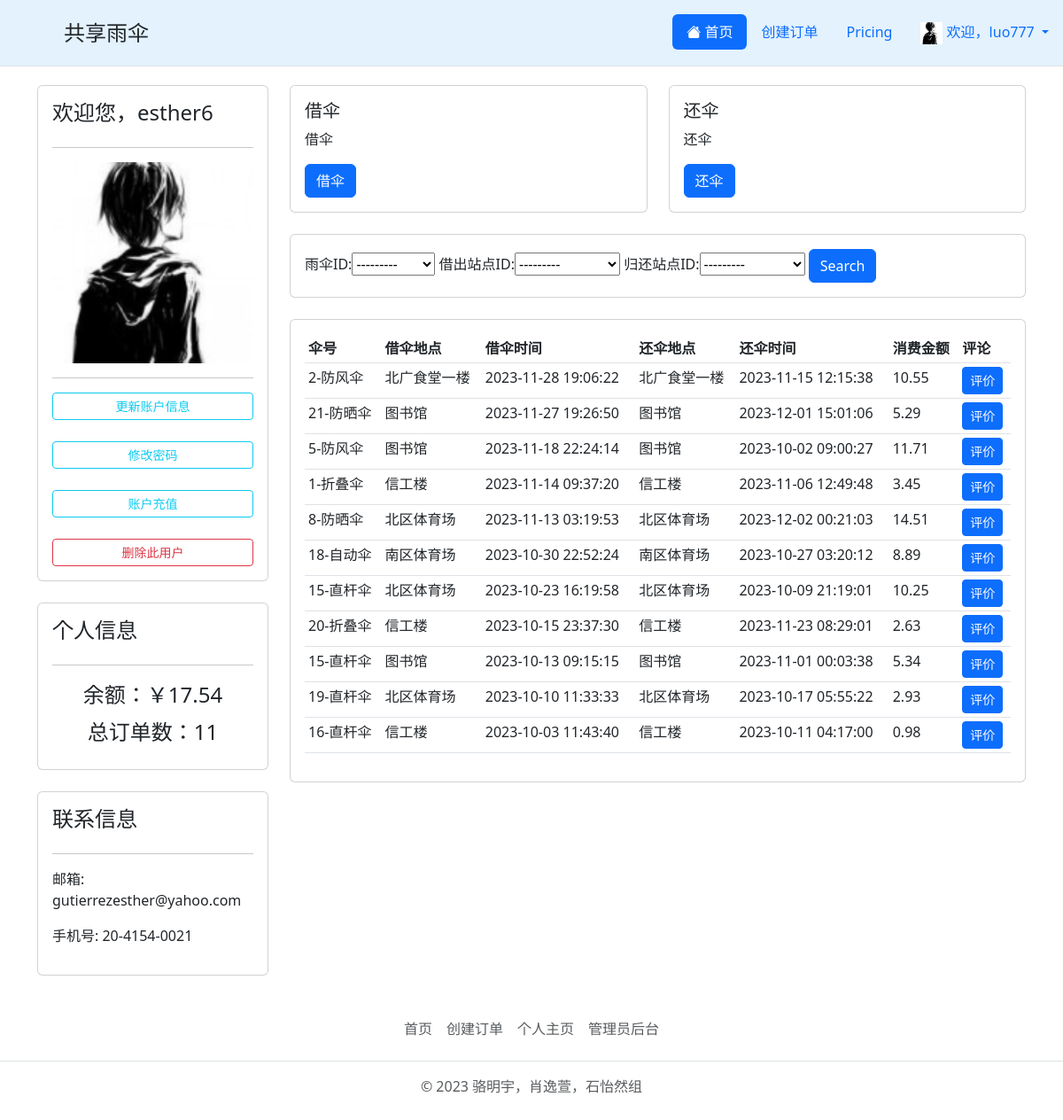
/user/esther6/ (signed in), run on the app's committed database.
### UmbrellaApp/models.py (models this page shows)
class User(AbstractUser):
    user_id = models.AutoField(primary_key=True, verbose_name="用户ID")
    user_real_name = models.CharField(verbose_name="用户真实姓名", max_length=50, unique=True)
    user_number = models.CharField(verbose_name="用户学工号", max_length=50)
    user_school = models.CharField(verbose_name="用户学校", max_length=50)
    user_balance = models.DecimalField(verbose_name="用户账户余额", max_digits=10, decimal_places=2, default=0.00)
    user_umbrella_id = models.ForeignKey(Umbrella, on_delete=models.SET_NULL, verbose_name="用户目前使用的伞号",
                                         null=True, blank=True)
    user_photo = models.ImageField(verbose_name='头像', blank=True, default='default_logo.jpg',
                                   upload_to='upload/user_logo/')
    user_phone = models.CharField(verbose_name="用户手机号", max_length=11, unique=True)
    user_last_login_date = models.DateTimeField(verbose_name="用户上次登录时间", null=True, blank=True, auto_now=True)
    user_registration_date = models.DateTimeField(verbose_name="用户注册日期", default=timezone.now)
    class Meta:
        verbose_name = "用户信息表"
        verbose_name_plural = verbose_name
    def __str__(self):
        return self.username

class Umbrella(models.Model):
    umbrella_id = models.AutoField(primary_key=True, verbose_name="伞ID")
    umbrella_warehousing_date = models.DateTimeField(verbose_name="入库日期")
    umbrella_type_id = models.ForeignKey(UmbrellaType, on_delete=models.SET_NULL, verbose_name="伞类型", null=True)
    umbrella_last_used_date = models.DateTimeField(verbose_name="上次使用日期", null=True, blank=True)
    umbrella_cost_price = models.FloatField(verbose_name="伞成本价")
    umbrella_scrapped = models.BooleanField(verbose_name="是否报废", default=False)
    class Meta:
        verbose_name = "雨伞信息表"
        verbose_name_plural = verbose_name
    def __str__(self):
        return str(self.umbrella_id) + '-' + str(self.umbrella_type_id)

class Diary(models.Model):
    diary_id = models.AutoField(primary_key=True, verbose_name="日志ID")
    user_id = models.ForeignKey(User, on_delete=models.CASCADE, verbose_name="用户ID")
    umbrella_id = models.ForeignKey(Umbrella, on_delete=models.CASCADE, verbose_name="雨伞ID")
    lending_site_id = models.ForeignKey(Site, on_delete=models.SET_NULL, verbose_name="借出站点ID", null=True,
                                        blank=True, related_name='lending_site')
    lending_lay_id = models.CharField(verbose_name="借出详细序号", max_length=50)
    lending_time = models.DateTimeField(verbose_name="借出时间")
    return_site_id = models.ForeignKey(Site, on_delete=models.SET_NULL, verbose_name="归还站点ID", null=True,
                                       blank=True, related_name='return_site')
    return_lay_id = models.CharField(verbose_name="归还详细序号", null=True, blank=True, max_length=50)
    return_time = models.DateTimeField(verbose_name="归还时间", null=True, blank=True, )
    order_price = models.FloatField(verbose_name="本次费用")
    class Meta:
        verbose_name = "日志表"
        verbose_name_plural = verbose_name

class UmbrellaType(models.Model):
    umbrella_type_id = models.AutoField(primary_key=True, verbose_name="伞类型ID")
    umbrella_type = models.CharField(verbose_name="伞类型", max_length=50)
    class Meta:
        verbose_name = "雨伞类型表"
        verbose_name_plural = verbose_name
    def __str__(self):
        return self.umbrella_type

class Site(models.Model):
    site_id = models.AutoField(primary_key=True, verbose_name="站点ID")
    site_address = models.CharField(verbose_name="站点地址", max_length=50)
    site_store_num = models.IntegerField(verbose_name="站点存放数量", null=True, blank=True)
    class Meta:
        verbose_name = "站点表"
        verbose_name_plural = verbose_name
    def __str__(self):
        return self.site_address

### UmbrellaApp/views.py (the view)
# urls.py: path("user/<str:pk>/", views.user),
@login_required(login_url='/login/')
def user(request, pk):
    user = User.objects.filter(username=pk).first()
    if request.method == "POST":
        form = UpdateUserForm(request.POST, request.FILES, instance=user)
        if form.is_valid():
            form.save()
            return redirect(f'/user/{pk}/')
    user_logs = Diary.objects.filter(user_id=user).order_by('-lending_time')
    use_number = Diary.objects.filter(user_id=user).count()
    my_filter = OrderFilter(request.GET, queryset=user_logs)
    user_logs = my_filter.qs
    update_user_form = UpdateUserForm(instance=user)
    change_password_form = ChangePasswordForm(user=request.user)
    for log in user_logs:
        log.has_comment = Comment.objects.filter(diary_id=log).exists()
        log.comment = Comment.objects.filter(diary_id=log).first() if log.has_comment else None
    order_form = OrderForm()
    current_time = timezone.now()
    coupons = Coupon.objects.filter(user_id=request.user, effective_time__lte=current_time,
                                    expire_time__gte=current_time)
    coupons_json = Coupon.objects.all()  # 获取所有优惠券数据
    coupons_json = json.dumps(list(coupons.values('coupon_id', 'satisfied_amount', 'discount_price', 'coupon_type')))
    context = {
        "user": user,
        "user_logs": user_logs,
        "use_number": use_number,
        "my_filter": my_filter,
        "update_user_form": update_user_form,
        "change_password_form": change_password_form,
        "order_form": order_form,
        'coupons': coupons,
        'coupons_json': coupons_json,
    }
    return render(request, 'account.html', context)

### UmbrellaApp/forms.py (shortened to what this page needs)
class UpdateUserForm(forms.ModelForm):
    class Meta:
        model = User
        fields = ['email', 'user_school', 'user_real_name', 'user_id', 'user_phone', 'user_photo']  # 更新字段
        labels = {
            'email': '邮箱',
            'user_school': '学校',
            'user_real_name': '真实姓名',
            'user_id': '学号',
            'user_phone': '电话号码',
            'user_photo': '头像',
        }
        widgets = {
            'email': forms.TextInput(attrs={'class': 'form-control'}),
            'user_school': forms.TextInput(attrs={'class': 'form-control'}),
            'user_real_name': forms.TextInput(attrs={'class': 'form-control'}),
            'user_id': forms.TextInput(attrs={'class': 'form-control'}),
            'user_phone': forms.TextInput(attrs={'class': 'form-control'}),
            'user_photo': forms.ClearableFileInput(attrs={'class': 'form-control'}),
        }

class ChangePasswordForm(forms.Form):
    old_password = forms.CharField(label='旧密码', max_length=32,
                                   widget=forms.PasswordInput(attrs={'class': 'form-control'}))
    password = forms.CharField(label='密码', max_length=32, widget=forms.PasswordInput(attrs={'class': 'form-control'}))
    re_password = forms.CharField(label='重复密码', max_length=32,
                                  widget=forms.PasswordInput(attrs={'class': 'form-control'}))
    def __init__(self, *args, **kwargs):
        self.user = kwargs.pop('user')
        super().__init__(*args, **kwargs)

### UmbrellaApp/templates/account.html (shortened to what this page needs)
{% extends 'block/main.html' %}
{% block content %}
    <div class="container">
        <div class="row">
            <div class="col-md-3">
                <div class="card card-body">
                    <h4>欢迎您，{{ user.username }}</h4>
                    <hr>
                    {% if request.user.photo %}
                        <img class="rounded" src="{{ request.user.photo.url }}">
                    {% else %}
                        <img class="rounded" src="/default_logo.jpg">
                    {% endif %}
                    <hr>
                    <a class="btn btn-outline-info  btn-sm btn-block" data-bs-toggle="modal"
                       data-bs-target="#update">更新账户信息</a>
                    <br>
                    <a class="btn btn-outline-info  btn-sm btn-block" data-bs-toggle="modal"
                       data-bs-target="#change_password">修改密码</a>
                    <br>
                    <a class="btn btn-outline-info btn-sm btn-block" data-bs-toggle="modal"
                       data-bs-target="#account_recharge">账户充值</a>
                    <br>
                    <a class=" btn btn-outline-danger btn-sm btn-block" data-bs-toggle="modal"
                       data-bs-target="#confirm_delete">删除此用户</a>
                </div>
                <br>
                <div class="card card-body">
                    <h4>个人信息</h4>
                    <hr>
                    <h4 style="text-align: center;padding: 3px">余额：￥{{ user.user_balance }}</h4>
                    <h4 style="text-align: center;padding: 3px">总订单数：{{ use_number }}</h4>
                </div>
                <br>
                <div class="card card-body">
                    <h4>联系信息</h4>
                    <hr>
                    <p>邮箱: {{ user.email }}</p>
                    <p>手机号: {{ user.user_phone }}</p>
                </div>
            </div>
            <div class="col-md-9">
                <div class="card-body">
                    <div class="row">
                        <div class="col-sm-6 mb-3 mb-sm-0">
                            <div class="card">
                                <div class="card-body">
                                    <h5 class="card-title">借伞</h5>
                                    <p class="card-text">借伞</p>
                                    <a class="btn btn-primary" data-bs-toggle="modal" data-bs-target="#borrow">借伞</a>
                                </div>
                            </div>
                        </div>
                        <div class="col-sm-6">
                            <div class="card">
                                <div class="card-body">
                                    <h5 class="card-title">还伞</h5>
                                    <p class="card-text">还伞</p>
                                    <a class="btn btn-primary" data-bs-toggle="modal" data-bs-target="#back">还伞</a>
                                </div>
                            </div>
                        </div>
                    </div>
                </div>
                <br>
                <div class="card card-body">
                    <form method="get">
                        {% for field in my_filter.form %}
                            {{ field.label }}:{{ field }}
                        {% endfor %}
                        <button class="btn btn-primary" type="submit">Search</button>
                    </form>
                </div>
                <br>
                <div class="card card-body">
                    <table class="table table-sm">
                        <tr>
                            <th>伞号</th>
                            <th>借伞地点</th>
                            <th>借伞时间</th>
                            <th>还伞地点</th>
                            <th>还伞时间</th>
                            <th>消费金额</th>
                            <th>评论</th>
                        </tr>
                        {% for log in user_logs %}
                            <tr>
                                <td>{{ log.umbrella_id }}</td>
                                <td>{{ log.lending_site_id }}</td>
                                <td>{{ log.lending_time|date:"Y-m-d H:i:s" }}</td>
                                <td>{{ log.return_site_id }}</td>
                                <td>{{ log.return_time|date:"Y-m-d H:i:s" }}</td>
                                <td>{{ log.order_price|floatformat:2 }}</td>
                                <td>
                                    {% if log.comment %}
                                        <button type="button" class="btn btn-success btn-sm" data-bs-toggle="modal"
                                                data-bs-target="#viewCommentModal{{ log.diary_id }}">已评价
                                        </button>
                                        <div class="modal fade" id="viewCommentModal{{ log.diary_id }}" tabindex="-1"
                                             aria-labelledby="viewCommentModalLabel{{ log.diary_id }}"
                                             aria-hidden="true">
                                            <div class="modal-dialog">
                                                <div class="modal-content">
                                                    <div class="modal-header">
                                                        <h5 class="modal-title"
                                                            id="viewCommentModalLabel{{ log.diary_id }}">
                                                            评价内容</h5>
                                                        <button type="button" class="btn-close" data-bs-dismiss="modal"
                                                                aria-label="Close"></button>
                                                    </div>
                                                    <div class="modal-body">
                                                        {{ log.comment.comment_content }}
                                                        <p>评分：{{ log.comment.comment_score }}</p><br>
                                                    </div>
                                                    <div class="modal-footer">
                                                        <p>评分时间：{{ log.comment.comment_time }}</p>
                                                    </div>
                                                </div>
                                            </div>
                                        </div>
                                    {% else %}
                                        <button type="button" class="btn btn-primary btn-sm" data-bs-toggle="modal"
                                                data-bs-target="#commentModal{{ log.diary_id }}">评价
                                        </button>
                                    {% endif %}
                                </td>
                            </tr>
                        {% endfor %}
                    </table>
                </div>
            </div>
        </div>
    </div>
{% endblock %}

### UmbrellaApp/templates/block/navbar.html (shortened to what this page needs)
<div>
    <header class="d-flex flex-wrap justify-content-center py-3 mb-4 border-bottom fixed-top"
            style="background-color: #e3f2fd;">
        <a href="#" class="d-flex align-items-center mb-5 mb-md-0 ms-md-4 me-md-auto text-dark text-decoration-none">
            <svg class="bi me-2" width="40" height="40">
                <use xlink:href="#icon-gufengwujianzhongguofengsangufengsan_huaban_huaban" height="35"
                     width="35"></use>
            </svg>
            <span class="fs-4">共享雨伞</span>
        </a>
        <ul class="nav nav-pills">
            <li class="nav-item"><a href="/" class="nav-link active" aria-current="page"><i
                    class="bi bi-house-fill"></i> 首页</a></li>
            <li class="nav-item"><a href="/creat_order/" class="nav-link">创建订单</a></li>
            <li class="nav-item"><a href="#" class="nav-link">Pricing</a></li>
            <li class="nav-item dropdown">
                <a class="nav-link dropdown-toggle" href="#" role="button" data-bs-toggle="dropdown"
                   aria-expanded="false">
                    {% if request.user.photo %}
                    <img width="25" height="25" src="{{ request.user.photo.url }}"> 欢迎，{{ request.user }}
                    {% else %}
                    <img width="25" height="25" src="/default_logo.jpg"> 欢迎，{{ request.user }}
                    {% endif %}
                </a>
            </li>
        </ul>
    </header>
    <br>
    <br>
    <br>
    <br>
</div>

### UmbrellaApp/templates/block/main.html (style rules this page uses)
body { background-color: #FFFFFF; }

### data on the page
User: user "luo777"
User: username "esther6", user_balance "17.54", email "gutierrezesther@yahoo.com", user_phone "20-4154-0021"
Umbrella: form "---------"
Diary: umbrella_id "2-防风伞", lending_site_id "北广食堂一楼", lending_time "2023-11-28 19:06:22", return_site_id "北广食堂一楼", return_time "2023-11-15 12:15:38", order_price "10.55"
Diary: umbrella_id "21-防晒伞", lending_site_id "图书馆", lending_time "2023-11-27 19:26:50", return_site_id "图书馆", return_time "2023-12-01 15:01:06", order_price "5.29"
Diary: umbrella_id "5-防风伞", lending_site_id "图书馆", lending_time "2023-11-18 22:24:14", return_site_id "图书馆", return_time "2023-10-02 09:00:27", order_price "11.71"
Diary: umbrella_id "1-折叠伞", lending_site_id "信工楼", lending_time "2023-11-14 09:37:20", return_site_id "信工楼", return_time "2023-11-06 12:49:48", order_price "3.45"
Diary: umbrella_id "8-防晒伞", lending_site_id "北区体育场", lending_time "2023-11-13 03:19:53", return_site_id "北区体育场", return_time "2023-12-02 00:21:03", order_price "14.51"
Diary: umbrella_id "18-自动伞", lending_site_id "南区体育场", lending_time "2023-10-30 22:52:24", return_site_id "南区体育场", return_time "2023-10-27 03:20:12", order_price "8.89"
Diary: umbrella_id "15-直杆伞", lending_site_id "北区体育场", lending_time "2023-10-23 16:19:58", return_site_id "北区体育场", return_time "2023-10-09 21:19:01", order_price "10.25"
Diary: umbrella_id "20-折叠伞", lending_site_id "信工楼", lending_time "2023-10-15 23:37:30", return_site_id "信工楼", return_time "2023-11-23 08:29:01", order_price "2.63"
Diary: umbrella_id "15-直杆伞", lending_site_id "图书馆", lending_time "2023-10-13 09:15:15", return_site_id "图书馆", return_time "2023-11-01 00:03:38", order_price "5.34"
Diary: umbrella_id "19-直杆伞", lending_site_id "北区体育场", lending_time "2023-10-10 11:33:33", return_site_id "北区体育场", return_time "2023-10-17 05:55:22", order_price "2.93"
Diary: umbrella_id "16-直杆伞", lending_site_id "信工楼", lending_time "2023-10-03 11:43:40", return_site_id "信工楼", return_time "2023-10-11 04:17:00", order_price "0.98"

### other printed values
{{ use_number }} "11"
{{ field.label }} "雨伞ID" "借出站点ID" "归还站点ID"
